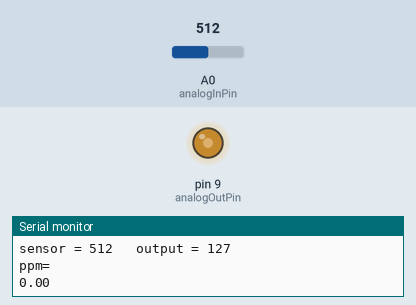
Bench run of a sketch on a simulated Arduino Uno, built with avr-gcc and run on an emulated ATmega328P. Parts: output pins drawn as LEDs (lit = HIGH), the last lines printed to the serial monitor. Inputs (shaded band) come from the test bench; at power-on: A0 (analogInPin) = 512.

Above: at 1.8 s.
1.9 s: A0 (analogInPin) set to 716
At 3.2 s:
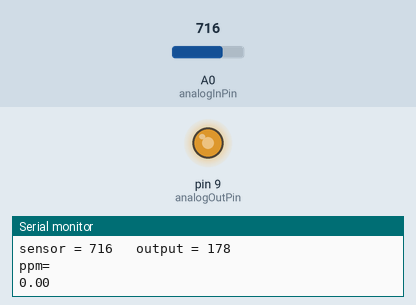
3.5 s: A0 (analogInPin) set to 900
At 5.0 s:
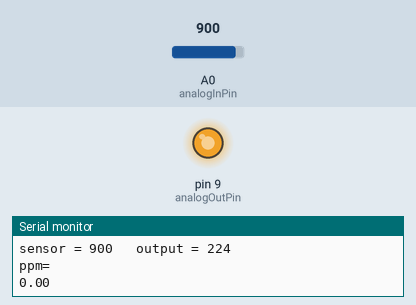
5.5 s: A0 (analogInPin) set to 122
At 6.6 s:
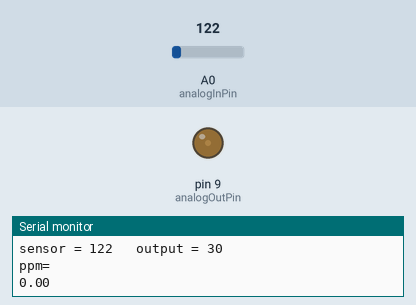
7.5 s: A0 (analogInPin) set to 0
At 9.2 s:
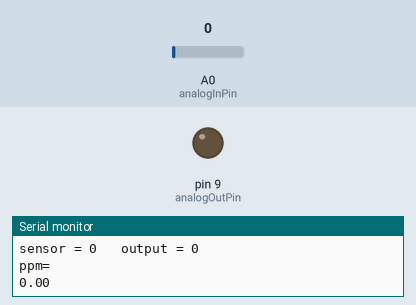
9.5 s: A0 (analogInPin) set to 511
At 11.0 s:
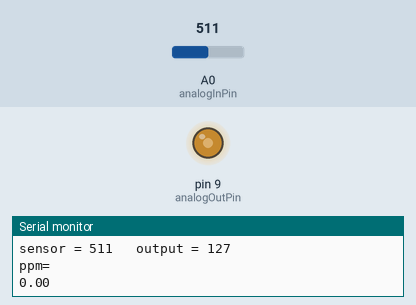
Timing chart, 0 to 12.5 s (numbered marks = the images above; inputs shaded):
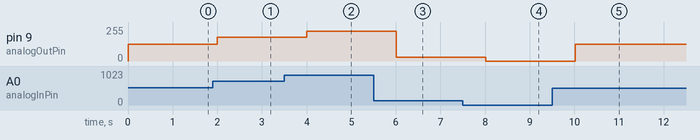

The sketch:

Alcohol_mq135.ino
```cpp
//For Alcohol//
/*
  Analog input, analog output, serial output

 Reads an analog input pin, maps the result to a range from 0 to 255
 and uses the result to set the pulsewidth modulation (PWM) of an output pin.
 Also prints the results to the serial monitor.

 The circuit:
 * MQ135 connected to analog pin 0.
 * LED connected from digital pin 9 to ground

 Copied from sample [AnaloginOutSerial]
 */

// These constants won't change.  They're used to give names
// to the pins used:
const int analogInPin = A0;  // Analog input pin that the MQ135 is attached to
const int analogOutPin = 9; // Analog output pin that the LED is attached to

int sensorValue = 0;        // value read from the pot
int outputValue = 0;        // value output to the PWM (analog out)
int Vcc=5;
int Rl=20000; // 20Kohm Rl

void setup() {
  // initialize serial communications at 9600 bps:
  Serial.begin(9600);
}

void loop() {
  // read the analog in value:
  sensorValue = analogRead(analogInPin);
  // map it to the range of the analog out:
  outputValue = map(sensorValue, 0, 1023, 0, 255);
  // change the analog out value:
  analogWrite(analogOutPin, outputValue);

  // print the results to the serial monitor:
  Serial.print("sensor = " );
  Serial.print(sensorValue);
  Serial.print("\t output = ");
  Serial.println(outputValue);

double p=calculatePPM();
Serial.println("ppm=");
Serial.println(p);

  // wait 100 milliseconds before the next loop
  // for the analog-to-digital converter to settle
  // after the last reading:
  delay(1000);
}

int calculatePPM()
{
  double lgPPM;
  double Vrl=(double)outputValue*Vcc;
  double Rs=Rl*(5-Vrl)/Vrl;
  float ratio=Rs/Rl;
  lgPPM=(log10(ratio)*(-2.6)+2.7);
  double ppm=pow(10,lgPPM);
return ppm;
}
```

Measured:
- after the input at 1.9 s, pin 9 (analogOutPin): 127/255 → 178/255 after 0.10 s
- after the input at 3.5 s, pin 9 (analogOutPin): 178/255 → 224/255 after 0.51 s
- after the input at 5.5 s, pin 9 (analogOutPin): 224/255 → 30/255 after 0.51 s
- after the input at 7.5 s, pin 9 (analogOutPin): 30/255 → 0/255 after 0.51 s
- after the input at 9.5 s, pin 9 (analogOutPin): 0/255 → 127/255 after 0.51 s
